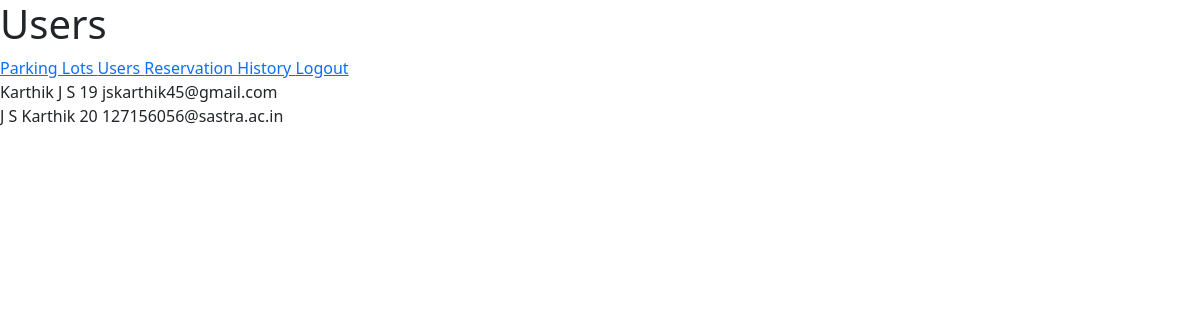
The app's page /admin/dashboard/users (signed in) with its own data.
### models/userInfo.py (models this page shows)
class User(db.Model) :
    __tablename__ = "user"
    id = db.Column(db.Integer, primary_key = True, autoincrement = True)
    firstName = db.Column(db.String)
    lastName = db.Column(db.String)
    age = db.Column(db.Integer)
    addressId = db.Column(db.Integer, db.ForeignKey("address.id"))
    email = db.Column(db.String, unique = True)
    password = db.Column(db.String, unique = True)
    address = db.relationship("Address", backref = "users") #user and address is M - 1
    reservedParkingSpots = db.relationship("ReservedParkingSpot", backref = "user") #user and reserved parking spot is 1 - M

### controllers/adminDashboard.py (the view)
@adminbp.route("/dashboard/users", methods = ["GET"])
def users() :
    if request.method == "GET" :
        users = db.session.execute(db.select(User)).scalars().all()
        return render_template("admin/displayUsers.html", users = users)

### controllers/adminDashboard.py (called while the page is built)
@adminbp.before_request
def restrict() :
    if session.get("type") != "admin" :
        return redirect(url_for("general.signIn"))

### templates/admin/displayUsers.html (shortened to what this page needs)
<!DOCTYPE html>
<html>
    <head>
        <link rel = "stylesheet" href = "/static/bootstrap/css/bootstrap.min.css"/>
        <link rel = "stylesheet" href = "/static/css/style.css"/>
    </head>
    <body>
        <h1>
        </h1>
        <div>
            <a href = "/admin/dashboard">
                Parking Lots
            </a>
            <a href = "/admin/dashboard/users">
                Users
            </a>
            <a href = "/admin/dashboard/history">
                Reservation History
            </a>
            <a href = "/signIn">
                Logout
            </a>
        </div>
        <div>
            {% for user in users %}
                <div>
                    <span>
                        {{ user.firstName }}
                    </span>
                    <span>
                        {{ user.lastName }}
                    </span>
                    <span>
                        {{ user.age }}
                    </span>
                    <span>
                        {{ user.email }}
                    </span>
                </div>
            {% endfor %}
        </div>
    </body>
</html>

### records on screen
User: firstName "Karthik", lastName "J S", age "19", email "jskarthik45@gmail.com"
User: firstName "J S", lastName "Karthik", age "20", email "127156056@sastra.ac.in"
